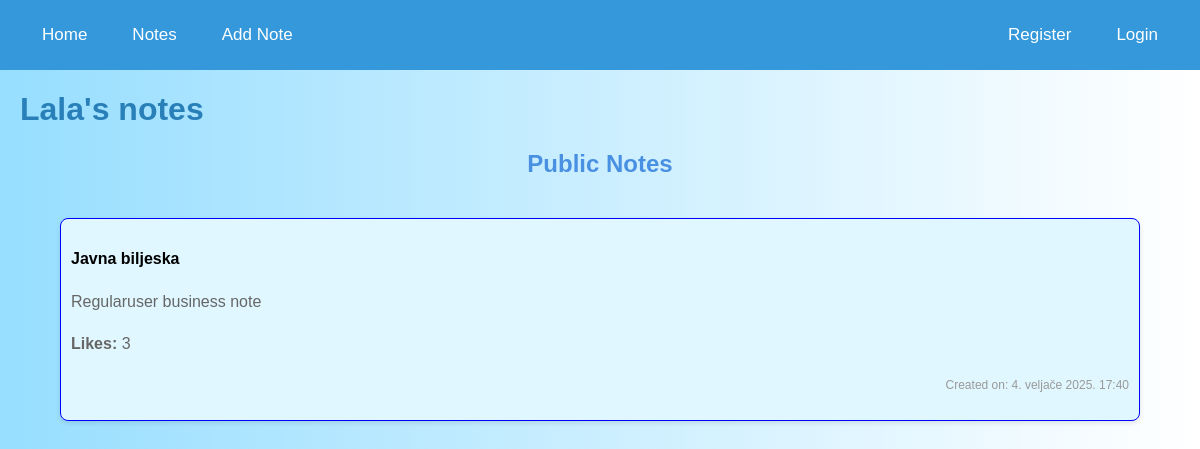
Page /accounts/profile/2 on the earlier database version.
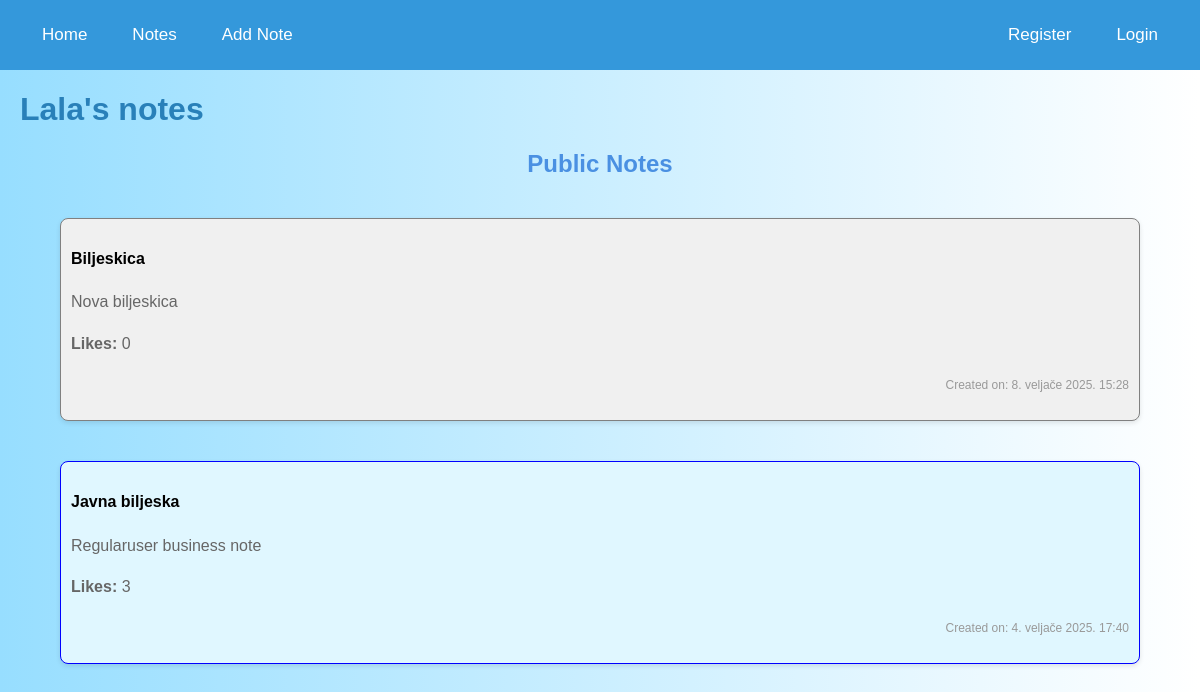
Same page on the later database version.
### notes/models.py (models this page shows, shortened)
class Note(models.Model):
    ROLE_CHOICES = [
        ('hobbies', 'Hobbies'),
        ('movies', 'Movies'),
        ('school', 'School'),
        ('work', 'Work'),
        ('music', 'Music'),
        ('personal', 'Personal'),
    ]
    CATEGORY_CHOICES = [
        ('business', 'Business'),
        ('personal', 'Personal'),
    ]
    user = models.ForeignKey('accounts.CustomUser', on_delete=models.CASCADE, null=True, blank=True, related_name='notes')
    title = models.CharField(max_length=200)
    content = models.TextField()
    pub_date = models.DateTimeField(auto_now_add=True)
    likes = models.PositiveIntegerField(default=0)
    private_notes = models.ManyToManyField(PrivateNoteModel, blank=True)
    is_public = models.BooleanField(default=True)
    is_important = models.BooleanField(default=False)
    is_locked = models.BooleanField(default=False)
    password = models.CharField(max_length=100, null=True, blank=True)
    completed = models.BooleanField(default=False)
    is_private = models.BooleanField(default=False)
    role = models.CharField(max_length=20, choices=ROLE_CHOICES, blank=True, null=True)
    approved = models.BooleanField(default=False)
    category = models.CharField(max_length=20, choices=CATEGORY_CHOICES, default='personal', blank=True, null=True)

### accounts/views.py (the view)
# urls.py: path('profile/<int:user_id>', views.profile, name="profile"),
def profile(request, user_id):
    user = get_object_or_404(CustomUser, pk=user_id)
    try:
        account = user.account
    except Account.DoesNotExist:
        account = None
    regular_user = account.regular_user if account else None
    superuser = account.superuser if account else None
    notes = Note.objects.filter(user=user)
    notes = Note.objects.filter(user=user)
    public_notes = notes.filter(is_public=True).order_by('-is_important', '-pub_date')
    if request.user == user:
        private_notes = notes.filter(is_private=True).order_by('-pub_date')
    else:
        private_notes = None
    context = {
        'profile_user': user,
        'account': account,
        'regular_user': regular_user,
        'superuser': superuser,
        'private_notes': private_notes,
        'public_notes': public_notes,
    }
    return render(request, 'accounts/profile.html', context)

### accounts/templates/accounts/profile.html (shortened to what this page needs)
{% extends 'notes/base.html' %}
{% block content %}
  <h1>{{ profile_user.username }}'s notes</h1>
    <h2>Public Notes</h2>
          {% for note in public_notes %}
                      <div class="note {% if note.category == 'business' %} business-note {% elif note.category == 'personal' %} personal-note {% endif %}">
                          <h4>{{ note.title }}</h4>
                          <p>{{ note.content }}</p>
                          <p><strong>Likes:</strong> {{ note.likes }}</p>
                          <p><small>Created on: {{ note.pub_date }}</small></p>
                      </div>
          {% empty %}
              <p class="no-public-notes">No public notes available.</p>
          {% endfor %}
{% endblock %}

Differences in the rows shown:
added Note: title "Biljeskica", content "Nova biljeskica", likes "0", pub_date "8. veljače 2025. 15:28", category "personal" (drawn)
